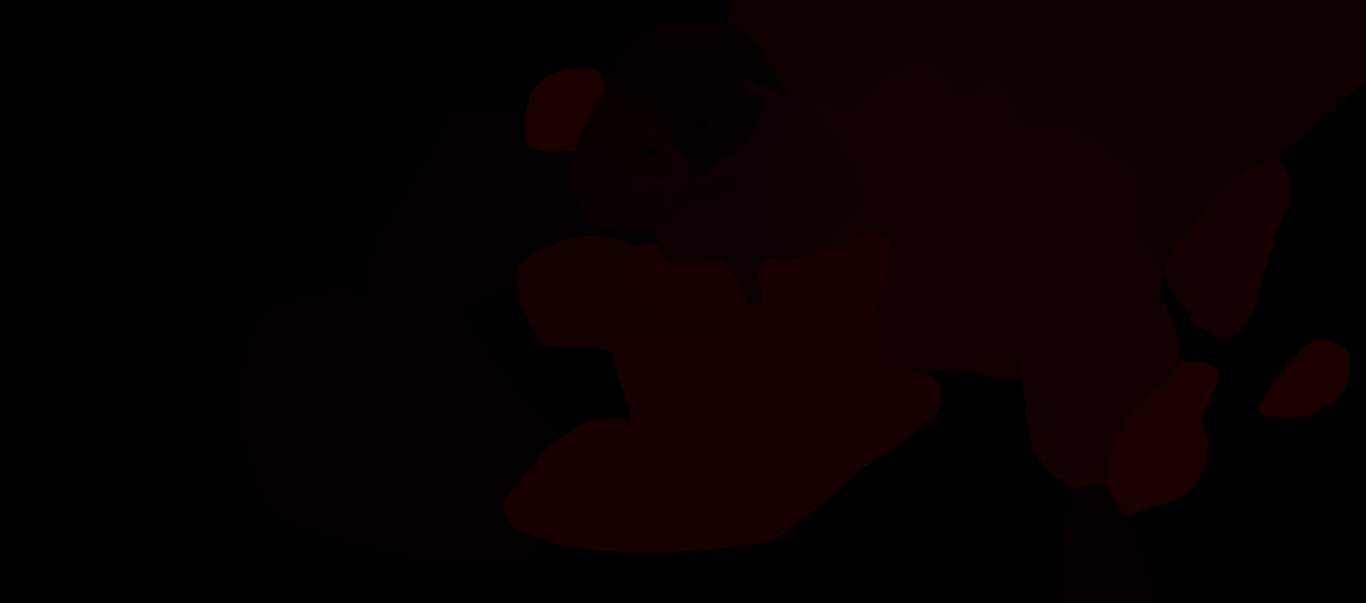
#> input picture mapgen/config/real_world_zones.png, 8192 x 3616 px (shown at 1/6 size); its folder holds only this picture in this run
$ python -i generate_coastline_mask.py   (imports and definitions only)
#> lines starting #> are read from the running program, lines starting #| are printed output that depends on the picture
#> further down, picture is the input picture: shape (3616, 8192, 3); mean B, G, R 0, 0, 8.3
#!/usr/bin/env python3
"""Land/sea mask from the hand-traced coastline — the coastline authority.

The input is the finished black/white land fill ``oldworld-first/land_sea_mask.png``
(8192×3616 = the mod canvas, binarized first via ``binarize_cyan_mask.py`` — see
``--from-fill`` below). The same coastline is also carried as a cyan (0,255,255)
trace-only layer in ``terraqueous_globe_reprojected - full.ora#coasts``, but that
layer has no land fill of its own and cannot replace the flat PNG here (board
#5399: trace-parity between the two differs by ~145k px, while the flat PNG's
fill reproduces the committed mask exactly). Cyan is reserved for the coastline
trace (rivers moved to blue instead, board #3703 follow-up 2026-09-15) — before
that the trace was drawn magenta. Because it is drawn in canvas space it needs no
registration, and because it is a deliberate hand-trace it supersedes the
height-ramp extraction that ``generate_heightmap.py`` used to derive the coast
(user decision, 2026-08-14: "the traced coastline wins"; the ramp derivation was
deleted 2026-08-22). This tool is the sole owner of ``land_sea_mask.png``;
``generate_heightmap.py`` consumes the mask rather than re-deriving the shoreline.

Land vs sea is decided by **coastline topology**, not by globe colour (the globe's
sea is a desaturated grey that no hue test separates from land — the very problem
the trace exists to avoid):

1. The cyan line is the coast; it is the barrier.
2. Fill the gaps in the (anti-aliased) line, then flood-label the regions between
   lines. Assign every line pixel to its nearest region so the shoreline is crisp
   (1 px) rather than the width of the drawn stroke.
3. The world ocean is the largest region. Everything else is classified by
   **parity of coastline crossings from the ocean**: ocean = water (depth 0),
   the continents that touch it = land (depth 1), inland seas enclosed in a
   continent = water (depth 2), lake-islands = land (depth 3), and so on. This is
   exact and self-contained — no colour, no prior mask, no hand-curated lake list.

Navigable rivers the user drew as thin channels off the coast are continuous with
the world ocean, so they fall out as ocean-connected sea automatically (they become
their own navigable sea zones downstream — user note, 2026-08-14).

Everything it reads is committed (or the manifested source), and every step is a
pure function of the pixels, so a re-run reproduces the same mask.
"""
from __future__ import annotations

import argparse
import sys
from collections import deque
from pathlib import Path

import numpy as np
from PIL import Image
from scipy import ndimage

sys.path.insert(0, str(Path(__file__).resolve().parent))

from config import map_config  # noqa: E402
from worldgen import cells, lakes, raster, sources  # noqa: E402

Image.MAX_IMAGE_PIXELS = None

TOOLS_DIR = Path(__file__).resolve().parent
# [1 line that did not run here, left out]
DEFAULT_OUT = TOOLS_DIR / "derived" / "land_sea_mask.png"
#: The companion inland-lake layer (board #3742), written alongside the mask in
#: --from-fill mode only. A boolean sibling of land_sea_mask.png (True where a
#: water pixel is an enclosed lake), the exact analogue of the committed
#: sea_zones.png. Downstream tools that don't find it fall back to the old
#: two-class (land/ocean) behaviour, byte-identical to before it existed.
DEFAULT_LAKE_OUT = TOOLS_DIR / "derived" / "lake_mask.png"

#: Ignore land specks smaller than this many px when reporting (not when masking).
_REPORT_MIN = 2000

#: Drop isolated land components strictly smaller than this many px, reclassifying
#: them as water (board #3705 follow-up). Pinned to validate_map's degenerate-
#: province floor (its default ``--min-province-area 4``): a land component below it
#: cannot legally become a province, so it is an artifact, not land. See
#: :func:`drop_land_specks`.
SPECK_MAX_PX = 4


# [38 lines left out: function drop_land_specks, not called in this run]


def coast_line(rgb: np.ndarray) -> np.ndarray:
    """The drawn coastline: pure cyan, dilated to bridge anti-aliased gaps."""
    r, g, b = rgb[..., 0].astype(int), rgb[..., 1].astype(int), rgb[..., 2].astype(int)
#> r: shape (3616, 8192) int64; every value is 0
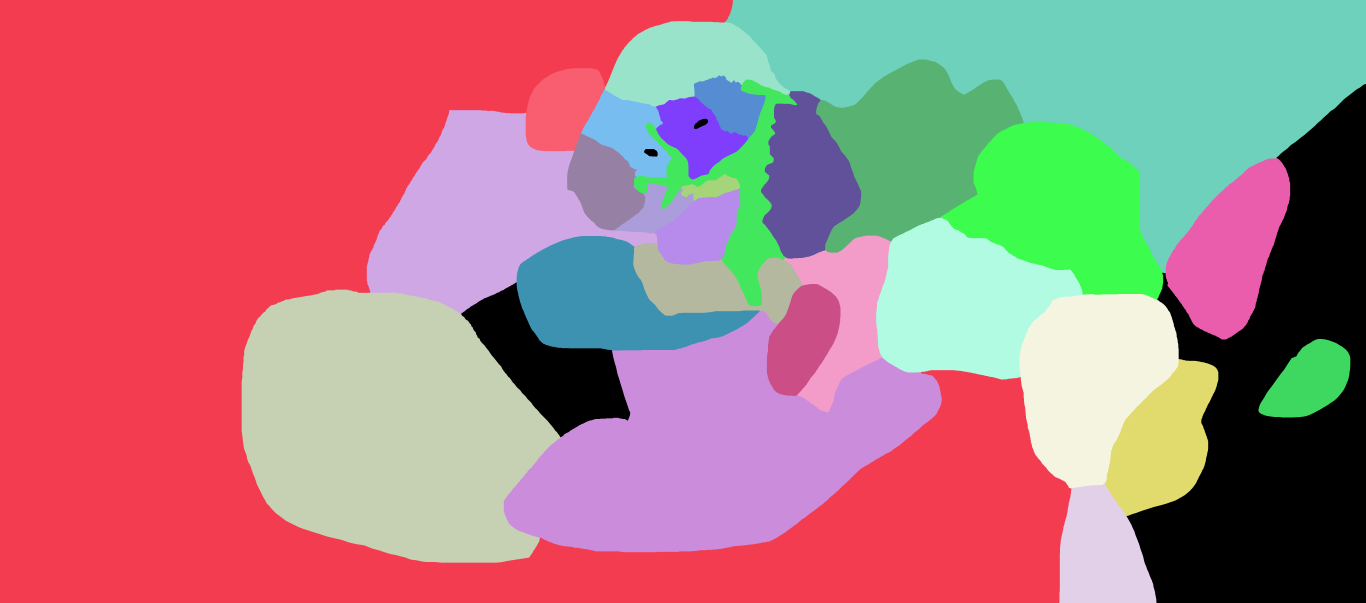
#> b: shape (3616, 8192) int64 (shown at 1/6 size); 29 distinct labels, from 0 to 28; one colour per label, 0 black
    line = (r < 70) & (g > 210) & (b > 210)
#> line: shape (3616, 8192) bool; every value is 0
    return ndimage.binary_dilation(line, iterations=2)


# [14 lines left out: function filled_mask, not called in this run]


def _crisp_labels(line: np.ndarray) -> tuple[np.ndarray, int]:
    """Label the regions between the lines, then assign each line pixel to its
    nearest region so the land/sea boundary is a crisp 1 px shoreline rather than
    the width of the (dilated) drawn stroke."""
    lab, n = ndimage.label(~line)
#> lab: shape (3616, 8192) int32; every value is 1
#> n = 1
    idx = ndimage.distance_transform_edt(lab == 0, return_distances=False,
                                         return_indices=True)
    return lab[tuple(idx)], n


def _adjacency(labf: np.ndarray, n: int) -> list[set[int]]:
    """Which regions share a coastline (are neighbours in the crisp label image)."""
    adj: list[set[int]] = [set() for _ in range(n + 1)]
    for A, B in ((labf[:, :-1], labf[:, 1:]), (labf[:-1, :], labf[1:, :])):
        d = A != B
        for u, v in zip(A[d].ravel(), B[d].ravel()):
            adj[int(u)].add(int(v)); adj[int(v)].add(int(u))
    return adj


def land_mask(rgb: np.ndarray, log=print) -> np.ndarray:
    line = coast_line(rgb)
    labf, n = _crisp_labels(line)
#> n = 1
    sizes = np.bincount(labf.ravel(), minlength=n + 1)
#> sizes = [0, 29622272]
    ocean = int(np.argmax(sizes[1:]) + 1)
#> ocean = 1
    log(f"regions {n}, world ocean = region {ocean} "
        f"({100 * sizes[ocean] / labf.size:.1f}% of canvas)")
#| regions 1, world ocean = region 1 (100.0% of canvas)

    # Parity BFS from the ocean: even depth = water, odd = land.
    adj = _adjacency(labf, n)
#> the loop in _adjacency, `for A, B in ((labf[:, :-1], labf[:, 1:]), (labf[:-1, :], labf[1:, :])):` made 2 passes
#> adj = 2 items
    depth = np.full(n + 1, -1, dtype=np.int64)
#> depth = [-1, -1]
    depth[ocean] = 0
    q = deque([ocean])
    while q:
        u = q.popleft()
        for v in adj[u]:
            if v and depth[v] < 0:
                depth[v] = depth[u] + 1
                q.append(v)
#> this loop made 1 pass
#> u on pass 1: 1
#> after the loop, depth = [-1, 0]
    unreached = [i for i in range(1, n + 1) if depth[i] < 0]
#> unreached = []
    if unreached:  # regions the ocean cannot reach across any coast → treat as land
        log(f"  {len(unreached)} region(s) unreachable from ocean → land")
        for i in unreached:
            depth[i] = 1
    is_land = (depth % 2 == 1)
#> is_land = [True, False]
    land = is_land[labf]
    log(f"land fraction {land.mean():.3f}  "
        f"(land regions {int(is_land[1:].sum())}, water regions {int((~is_land[1:]).sum())})")
#| land fraction 0.000  (land regions 0, water regions 1)
    return land


# [50 lines left out: function main, not called in this run]


# [2 lines not run here, left out]

>>> import cv2
>>> picture = cv2.imread('config/real_world_zones.png')
>>> result = land_mask(picture)
